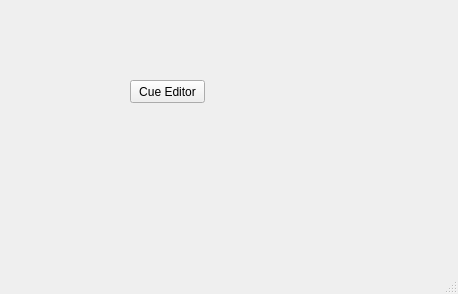
<?xml version="1.0" encoding="UTF-8"?>
<ui version="4.0">
 <class>MainWindow</class>
 <widget class="QMainWindow" name="MainWindow">
  <property name="geometry">
   <rect>
    <x>0</x>
    <y>0</y>
    <width>458</width>
    <height>294</height>
   </rect>
  </property>
  <property name="windowTitle">
   <string>MainWindow</string>
  </property>
  <widget class="QWidget" name="centralwidget">
   <widget class="QPushButton" name="btnCue">
    <property name="geometry">
     <rect>
      <x>130</x>
      <y>80</y>
      <width>75</width>
      <height>23</height>
     </rect>
    </property>
    <property name="text">
     <string>Cue Editor</string>
    </property>
   </widget>
  </widget>
  <widget class="QMenuBar" name="menubar">
   <property name="geometry">
    <rect>
     <x>0</x>
     <y>0</y>
     <width>458</width>
     <height>21</height>
    </rect>
   </property>
  </widget>
  <widget class="QStatusBar" name="statusbar"/>
 </widget>
 <resources/>
 <connections/>
</ui>
